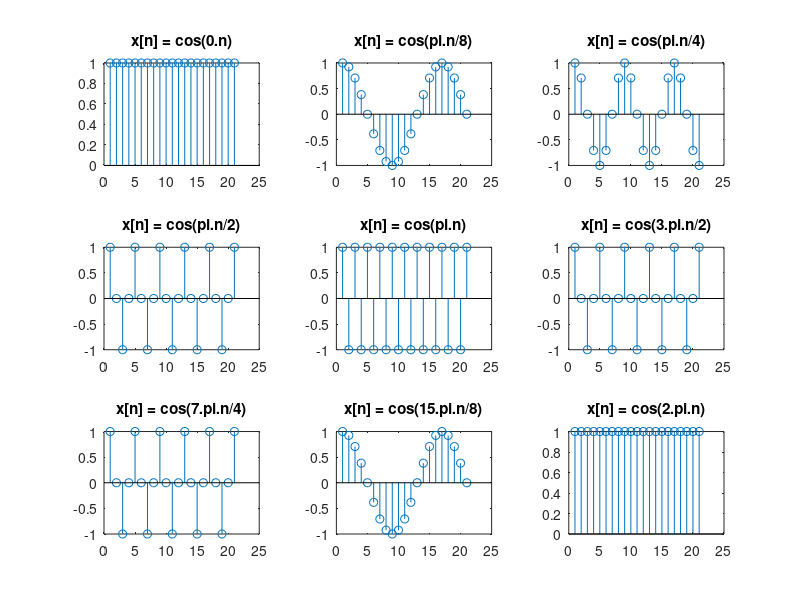

Write MATLAB code to recreate this figure.
clear all;

x = 0:20;

subplot(3,3,1)
y1= cos(0*x);
stem(y1);
title('x[n] = cos(0.n)');

subplot(3,3,2)
y1= cos(pi*x/8);
stem(y1);
title('x[n] = cos(pi.n/8)');

subplot(3,3,3)
y1= cos(pi*x/4);
stem(y1);
title('x[n] = cos(pi.n/4)');

subplot(3,3,4)
y1= cos(pi*x/2);
stem(y1);
title('x[n] = cos(pi.n/2)');

subplot(3,3,5)
y1= cos(pi*x);
stem(y1);
title('x[n] = cos(pi.n)');

subplot(3,3,6)
y1= cos(3*pi*x/2);
stem(y1);
title('x[n] = cos(3.pi.n/2)');

subplot(3,3,7)
y1= cos(7*pi*x/2);
stem(y1);
title('x[n] = cos(7.pi.n/4)');

subplot(3,3,8)
y1= cos(15*pi*x/8);
stem(y1);
title('x[n] = cos(15.pi.n/8)');

subplot(3,3,9)
y1= cos(2*pi*x);
stem(y1);
title('x[n] = cos(2.pi.n)');